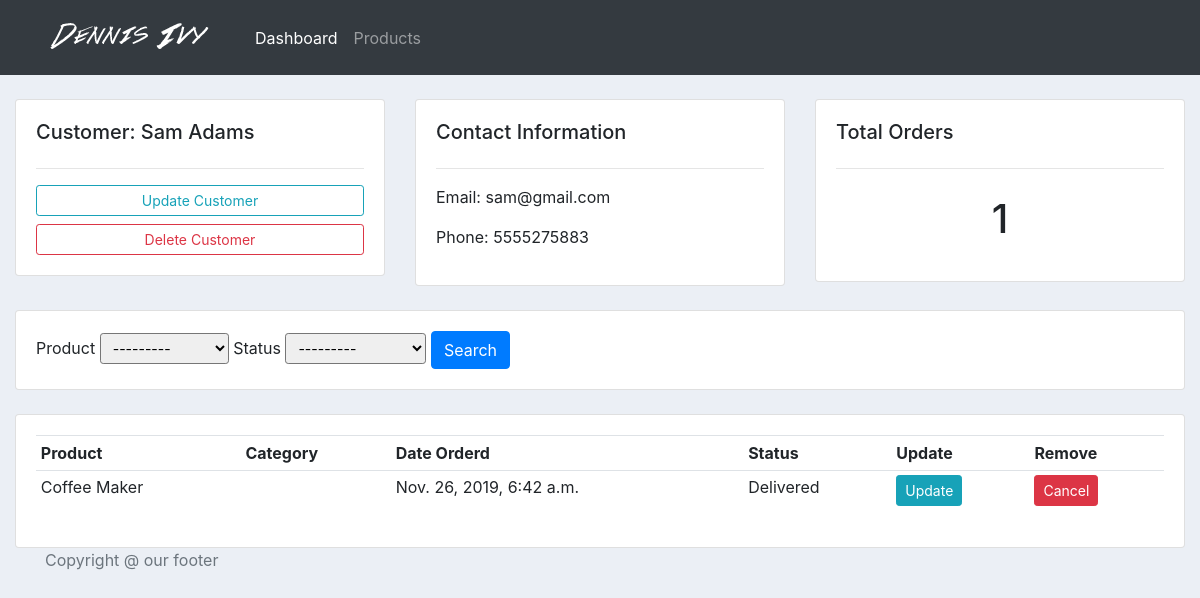
The app's page /customer/2/ with its own data.
### accounts/models.py (models this page shows, shortened)
class Customer(models.Model):
	name = models.CharField(max_length=200, null=True)
	phone = models.CharField(max_length=200, null=True)
	email = models.CharField(max_length=200, null=True)
	date_created = models.DateTimeField(auto_now_add=True, null=True, blank=True)

class Order(models.Model):
	STATUS = (
			('Pending', 'Pending'),
			('Out for delivery', 'Out for delivery'),
			('Delivered', 'Delivered'),
			)
	customer = models.ForeignKey(Customer, on_delete= models.SET_NULL, null=True)
	product = models.ForeignKey(Product, on_delete= models.SET_NULL, null=True)
	date_created = models.DateTimeField(auto_now_add=True, null=True, blank=True)
	status = models.CharField(max_length=200, null=True, choices=STATUS)

class Product(models.Model):
	CATEGORY = (
			('Indoor', 'Indoor'),
			('Out Door', 'Out Door'),
			)
	name = models.CharField(max_length=200, null=True)
	price = models.FloatField(null=True)
	category = models.CharField(max_length=200, null=True, choices=CATEGORY)
	description = models.TextField()
	date_created = models.DateTimeField(auto_now_add=True, null=True, blank=True)
	def __str__(self):
		return self.name

### accounts/views.py (the view)
# urls.py: path('customer/<str:pk>/', views.customer, name="customer"),
def customer(request, pk):
	customer = Customer.objects.get(id=pk)
	orders = customer.order_set.all()
	total_orders = orders.count()
	orderFilter = OrderFilter(request.GET, queryset=orders)
	orders = orderFilter.qs
	context = {'customer':customer, 'orders':orders, 'total_orders':total_orders,
	'filter':orderFilter}
	return render(request, 'accounts/customer.html', context)

### templates/accounts/customer.html
{% extends 'accounts/main_template.html' %}
{% block content %}
{% load widget_tweaks %}
<br>
<div class="row">
	<div class="col-md">
		<div class="card card-body">
			<h5>Customer: {{customer.name}}</h5>
			<hr>
			<a class="btn btn-outline-info  btn-sm btn-block" href="">Update Customer</a>
			<a class="btn btn-outline-danger  btn-sm btn-block" href="">Delete Customer</a>
		</div>
	</div>
	<div class="col-md">
		<div class="card card-body">
			<h5>Contact Information</h5>
			<hr>
			<p>Email:  {{customer.email}}</p>
			<p>Phone:  {{customer.phone}}</p>
		</div>
	</div>
	<div class="col-md">
		<div class="card card-body">
			<h5>Total Orders</h5>
			<hr>
			<h1 style="text-align: center;padding: 10px">{{total_orders}}</h1>
		</div>
	</div>
</div>
<br>
<div class="row">
	<div class="col">
		<div class="card card-body">
			<form method="get">
		    {% for field in filter.form %}
		    	{{field.label}}
		    	{{field|add_class:'form-control-sm'}}
		    {% endfor %}
		    <button class="btn btn-primary" type="submit">Search</button>
		  </form>
		</div>
	</div>
</div>
<br>
<div class="row">
	<div class="col-md">
		<div class="card card-body">
			<table class="table table-sm">
				<tr>
					<th>Product</th>
					<th>Category</th>
					<th>Date Orderd</th>
					<th>Status</th>
					<th>Update</th>
					<th>Remove</th>
				</tr>
				{% for order in orders %}
					<tr>
						<td>{{order.product}}</td>
						<td>{{order.category}}</td>
						<td>{{order.date_created}}</td>
						<td>{{order.status}}</td>
						<td><a class="btn btn-sm btn-info" href="{% url 'update_order' order.id %}">Update</a></td>
						<td><a class="btn btn-sm btn-danger" href="{% url 'delete_order' order.id %}">Cancel</a></td>
					</tr>
				{% endfor %}
			</table>
		</div>
	</div>
</div>
{% endblock content %}

### static/css/main.css (style rules this page uses)
body { background-color: #ebeff5; }

### records on screen
Customer: name "Sam Adams", email "sam@gmail.com", phone "5555275883"
Order: product "Coffee Maker", date_created "Nov. 26, 2019, 6:42 a.m.", status "Delivered"

### other values on screen
{{ total_orders }} "1"
{{ field.label }} "Product" "Status"
